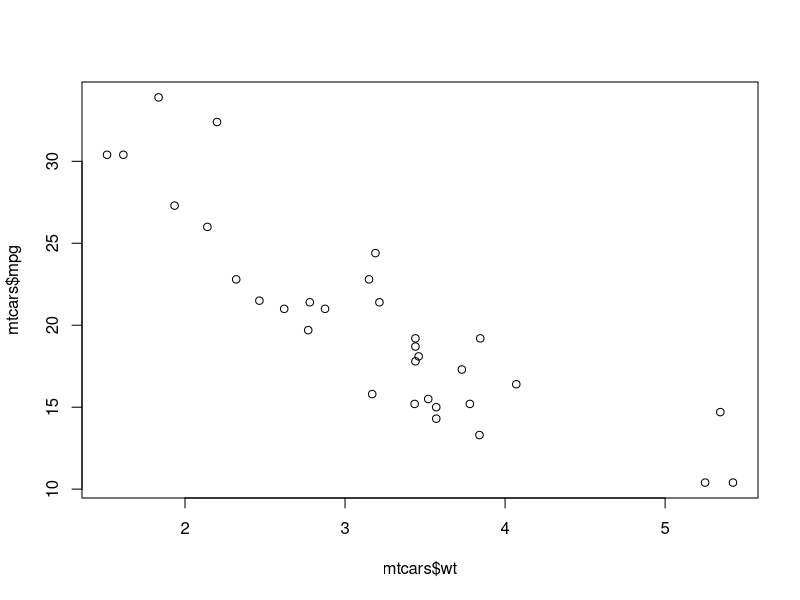
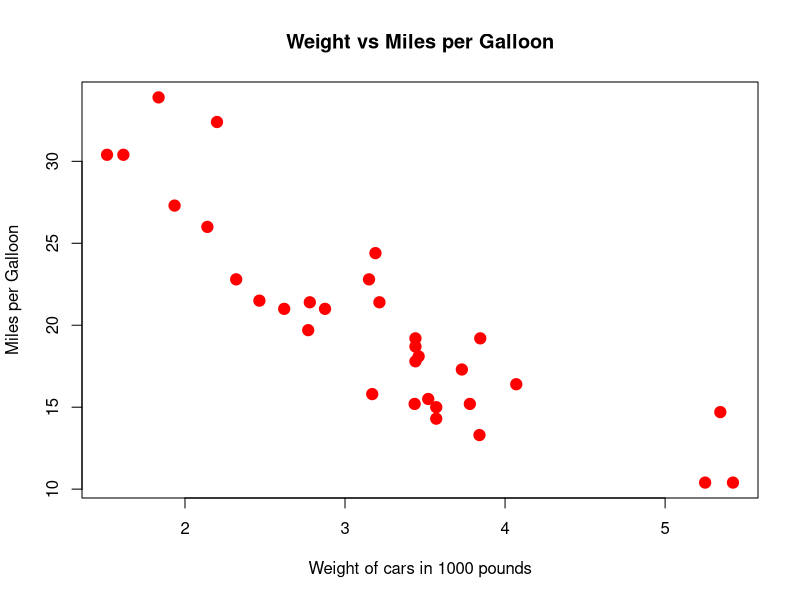

The R script that drew these images, in order:
library(datasets)

?mtcars
head(mtcars)

plot(mtcars$wt,mtcars$mpg)

plot(mtcars$wt,mtcars$mpg,

     pch = 19,
     cex = 1.5,
     col = "red",
     xlab = "Weight of cars in 1000 pounds",
     ylab = "Miles per Galloon",
     main = "Weight vs Miles per Galloon"
     )

detach("package:datasets", unload = TRUE)
